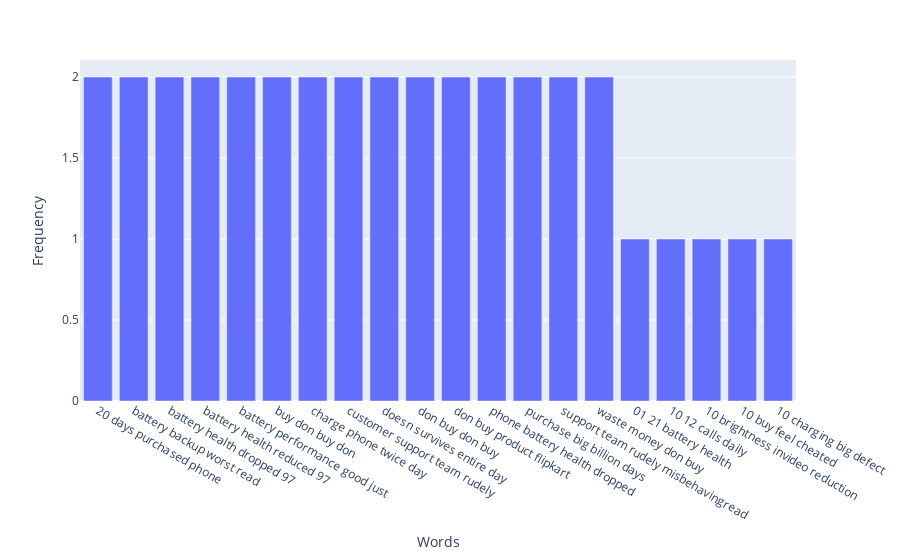

Notebook cell for this chart:
### Code cell
import plotly.express as px
fig = px.bar(df, x='Words', y='Frequency')
fig.show()

### Figure 1 — Plotly figure (JSON) as saved in the notebook; plotly's stock layout.template omitted (floating-point values rounded to 4 significant figures)
{"data": [{"alignmentgroup": "True", "hovertemplate": "Words=%{x}<br>Frequency=%{y}<extra></extra>", "legendgroup": "", "marker": {"color": "#636efa", "pattern": {"shape": ""}}, "name": "", "offsetgroup": "", "orientation": "v", "showlegend": false, "textposition": "auto", "type": "bar", "x": ["20 days purchased phone", "battery backup worst read", "battery health dropped 97", "battery health reduced 97", "battery performance good just", "buy don buy don", "charge phone twice day", "customer support team rudely", "doesn survives entire day", "don buy don buy", "don buy product flipkart", "phone battery health dropped", "purchase big billion days", "support team rudely misbehavingread", "waste money don buy", "01 21 battery health", "10 12 calls daily", "10 brightness invideo reduction", "10 buy feel cheated", "10 charging big defect"], "xaxis": "x", "y": [2, 2, 2, 2, 2, 2, 2, 2, 2, 2, 2, 2, 2, 2, 2, 1, 1, 1, 1, 1], "yaxis": "y"}], "layout": {"barmode": "relative", "legend": {"tracegroupgap": 0}, "margin": {"t": 60}, "xaxis": {"anchor": "y", "domain": [0, 1], "title": {"text": "Words"}}, "yaxis": {"anchor": "x", "domain": [0, 1], "title": {"text": "Frequency"}}}}
